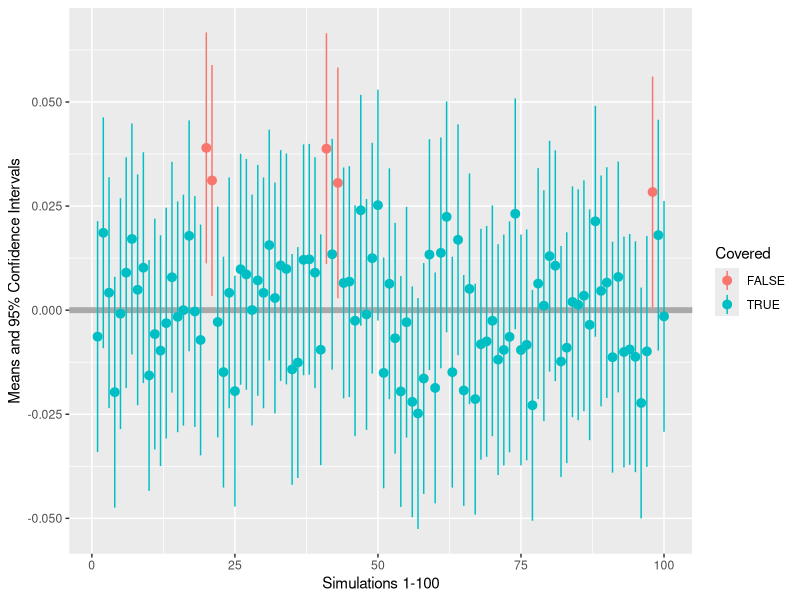

Reproduce this figure in R.
## ---- chunk 1
set.seed(1234)
## ---- chunk 2
library(plyr)
samples <- rlply(100, rnorm(5000, mean = 0, sd = 1))
## ---- chunk 3
info <- function(x){ 
  M <- mean(x)
  DF <- length(x) - 1
  SE <- 1 / sqrt(length(x))
  INT <- qt(.975, DF) * SE
  return(c(M, M - 0, SE, M - INT, M + INT))
}
format <- c("Mean" = 0, "Bias" = 0, "Std.Err" = 0, "Lower" = 0, "Upper" = 0)
## ---- chunk 4
require("magrittr")
results <- samples %>%
  vapply(., info, format) %>%
  t()
## ---- chunk 5
results <- results %>%
  as.data.frame() %>%
  mutate(Covered = Lower < 0 & 0 < Upper)
## ---- chunk 6
colMeans(results)
## ---- chunk 7
table <- results[!results$Covered, ]
## ---- chunk 8
require(knitr)
require(kableExtra)
kable(table)
## ---- chunk 9
kable(table, "html") %>%
  kable_styling(bootstrap_options = c("striped", "hover", "condensed"),
                full_width = F,
                position = "float_right")
## ---- chunk 10
require(ggplot2)
limits <- aes(ymax = results$Upper, ymin = results$Lower)
ggplot(results, aes(y=Mean, x=1:100, colour = Covered)) + 
  geom_hline(aes(yintercept = 0), color = "dark grey", size = 2) + 
  geom_pointrange(limits) + 
  xlab("Simulations 1-100") +
  ylab("Means and 95% Confidence Intervals")
